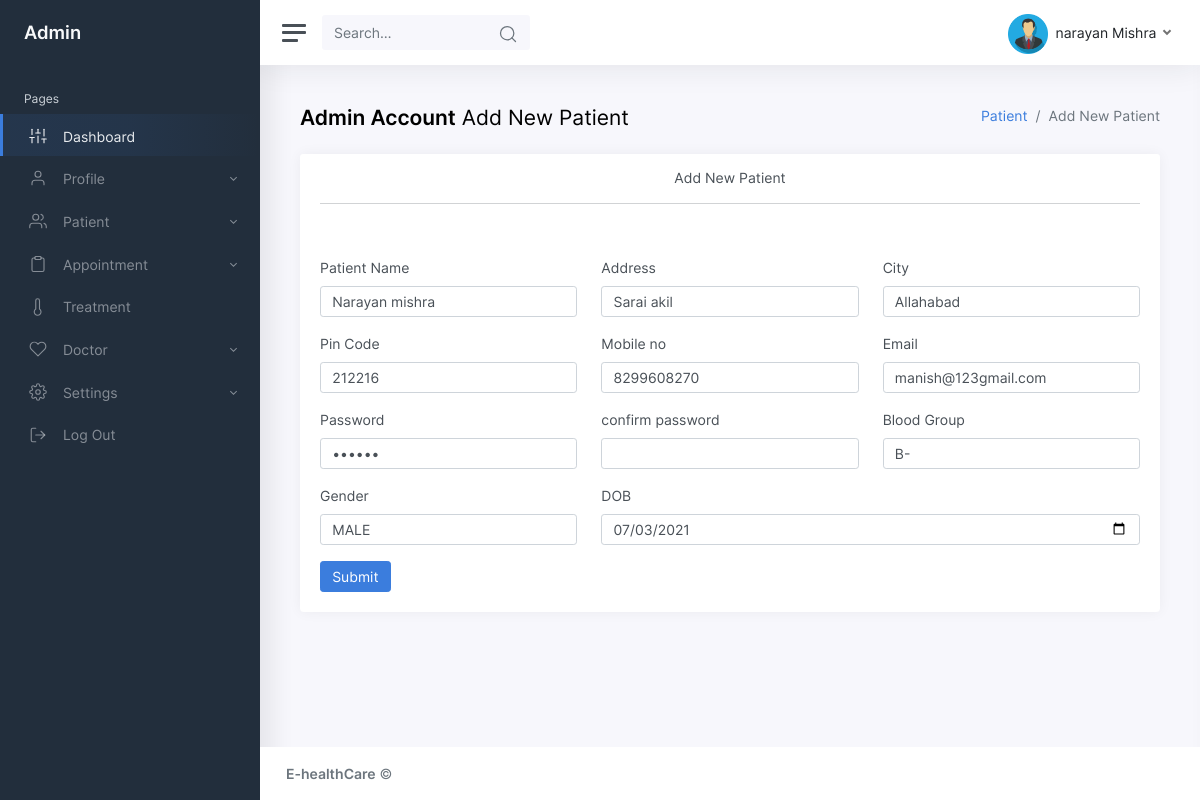
Screenshot of /admin/patient.php?editid=81 (signed in) with the database file from the repository.
### tables this page shows
CREATE TABLE `patient` (
  `patientid` int(10) NOT NULL,
  `patientname` varchar(50) NOT NULL,
  `admissiondate` date NOT NULL,
  `admissiontime` time NOT NULL,
  `address` varchar(250) NOT NULL,
  `mobileno` varchar(15) NOT NULL,
  `city` varchar(25) NOT NULL,
  `pincode` varchar(20) NOT NULL,
  `loginid` varchar(50) NOT NULL,
  `password` varchar(25) NOT NULL,
  `bloodgroup` varchar(20) NOT NULL,
  `gender` varchar(10) NOT NULL,
  `dob` date NOT NULL,
  `status` varchar(10) NOT NULL
);

### admin/patient.php (the view, shortened to what this page needs)
<?php
include("dbconnection.php");
if(isset($_GET[editid]))
{
	$sql="SELECT * FROM patient WHERE patientid='$_GET[editid]' ";
	$qsql = mysqli_query($con,$sql);
	$rsedit = mysqli_fetch_array($qsql);
}
?>
<!DOCTYPE html>
<html lang="en">
<head>
	<link href="css/app.css" rel="stylesheet">
</head>
<body>
	<div class="wrapper">
		<?php include("menu.php");?>
		<div class="main">
			<?php include("header.php");?>
			<main class="content">
				<div class="container-fluid p-0">
					<div class="row mb-2 mb-xl-3">
						<div class="col-auto d-none d-sm-block">
							<h3><strong>Admin Account</strong> Add New Patient</h3>
						</div>
						<div class="col-auto ml-auto text-right mt-n1">
							<nav aria-label="breadcrumb">
								<ol class="breadcrumb bg-transparent p-0 mt-1 mb-0">
									<li class="breadcrumb-item"><a href="#">Patient</a></li>
									<li class="breadcrumb-item active" aria-current="page">Add New Patient</li>
								</ol>
							</nav>
						</div>
					</div>
					<div class="col-md-12">
							<div class="card">
								<div class="card-header">
									<h2 class="card-title text-center">Add New Patient</h2>
									<hr>
								</div>
								<div class="card-body">
									<form method="post" action="" name="frmpatient" onSubmit="return validateform()">
										<div class="row">
											<div class="mb-3 col-md-4">
												<label class="form-label" for="patiente">Patient Name</label>
												<input type="text" class="form-control" name="patientname" id="patientname"  value="<?php echo $rsedit[patientname]; ?>" required>
											</div>
											<div class="mb-3 col-md-4">
												<label class="form-label" for="textarea">Address</label>
												<input type="text" class="form-control" name="address" id="address" value="<?php echo $rsedit[address]; ?>" required/>
											</div>
										<div class="mb-3 col-md-4">
											<label class="form-label" for="city">City</label>
											<input type="text" class="form-control" name="city" id="city" value="<?php echo $rsedit[city]; ?>" required>
										</div>
										<div class="mb-3 col-md-4">
												<label class="form-label" for="dob">Pin Code</label>
												<input type="text" class="form-control" name="pincode" id="pincode" value="<?php echo $rsedit[pincode]; ?>" required/>
											</div>
										<div class="mb-3 col-md-4" >
											<label class="form-label" for="mobileno">Mobile no</label>
											<input type="text" class="form-control" name="mobilenumber" id="mobilenumber" value="<?php echo $rsedit[mobileno]; ?>" required  >
										</div>
										<div class="mb-3 col-md-4">
												<label class="form-label" for="dob">Email</label>
												<input type="email" class="form-control" name="loginid" id="loginid"  value="<?php echo $rsedit[loginid];?>" required/>
											</div>
											<div class="mb-3 col-md-4">
												<label class="form-label" for="dob">Password</label>
												<input type="password" class="form-control" name="password" id="password" value="<?php echo $rsedit[password]; ?>" required/>
											</div>
											<div class="mb-3 col-md-4">
												<label class="form-label" for="confirmpassword">confirm password</label>
												<input type="password" class="form-control" name="confirmpassword" id="confirmpassword"  value="<?php echo $rsedit[confirmpassword]; ?>" required/>
											</div>
										<div class="mb-3 col-md-4">
												<label class="form-label" for="department">Blood Group</label>
												<select class="form-control" name="select2" id="select2" required>
          <?php
		  $arr = array("A+","A-","B+","B-","O+","O-","AB+","AB-");
		  foreach($arr as $val)
		  {
			  if($val == $rsedit[bloodgroup])
			  {
			  echo "<option value='$val' selected>$val</option>";
			  }
			  else
			  {
				  echo "<option value='$val'>$val</option>";
			  }
		  }
		  ?>
          </select>
											</div>
											<div class="mb-3 col-md-4">
												<label class="form-label" for="doct">Gender</label>
												<select class="form-control" name="select3" id="select3" required>
          <?php
		  $arr = array("MALE","FEMALE");
		  foreach($arr as $val)
		  {
			  if($val == $rsedit[gender])
			  {
			  echo "<option value='$val' selected>$val</option>";
			  }
			  else
			  {
				  echo "<option value='$val'>$val</option>";
			  }
		  }
		  ?>
          </select>
											</div>
											<div class="mb-3 col-md-8">
												<label class="form-label" for="app_reason">DOB</label>
												<input type="date" class="form-control" name="dateofbirth" max="<?php echo date("Y-m-d"); ?>" id="dateofbirth"  value="<?php echo $rsedit[dob]; ?>" required/>
											</div>
										<div>
										<button type="submit" name="submit" id="submit" class="btn btn-primary">Submit</button>
										</div>
									</form>
								</div>
							</div>
						</div>
				</div class="clear">
			</main>
			<?php include("footer.php");?>
		</div>
	</div>
</body>
</html>

### admin/header.php (shortened to what this page needs)
<?php
include("dbconnection.php");
if(!isset($_SESSION['adminid']))
{
  echo "<script>window.location='adminlogin.php';</script>";
}
else
{
  $sql = "SELECT adminname FROM admin  WHERE adminid='$_SESSION[adminid]'";
  $qsql = mysqli_query($con,$sql);
  $rsprofile=  mysqli_fetch_array($qsql);
  ?>
<nav class="navbar navbar-expand navbar-light navbar-bg">
				<a class="sidebar-toggle d-flex">
          <i class="hamburger align-self-center"></i>
        </a>
				<form class="d-none d-sm-inline-block">
					<div class="input-group input-group-navbar">
						<input type="text" class="form-control" placeholder="Search…" aria-label="Search" disabled="">
						<button class="btn" type="button">
              <i class="align-middle" data-feather="search"></i>
            </button>
					</div>
				</form>
				<div class="navbar-collapse collapse">
					<ul class="navbar-nav navbar-align">
						<li class="nav-item dropdown">
							<a class="nav-link dropdown-toggle d-none d-sm-inline-block" href="#" data-toggle="dropdown">
                <img src="img/admin.png" class="avatar img-fluid rounded mr-1" alt="Charles Hall" /> <span class="text-dark"><?php echo $rsprofile[adminname]; ?></span>
              </a>
						</li>
					</ul>
				</div>
			</nav>
			<?php }?>

### rows the page displays
patient: patientname "Narayan mishra", address "Sarai akil", city "Allahabad", pincode "212216", mobilenumber "8299608270", loginid "manish@123gmail.com", select2 "B-", select3 "MALE", dateofbirth "07/03/2021"

### other values shown
$rsprofile[adminname] "narayan Mishra"
